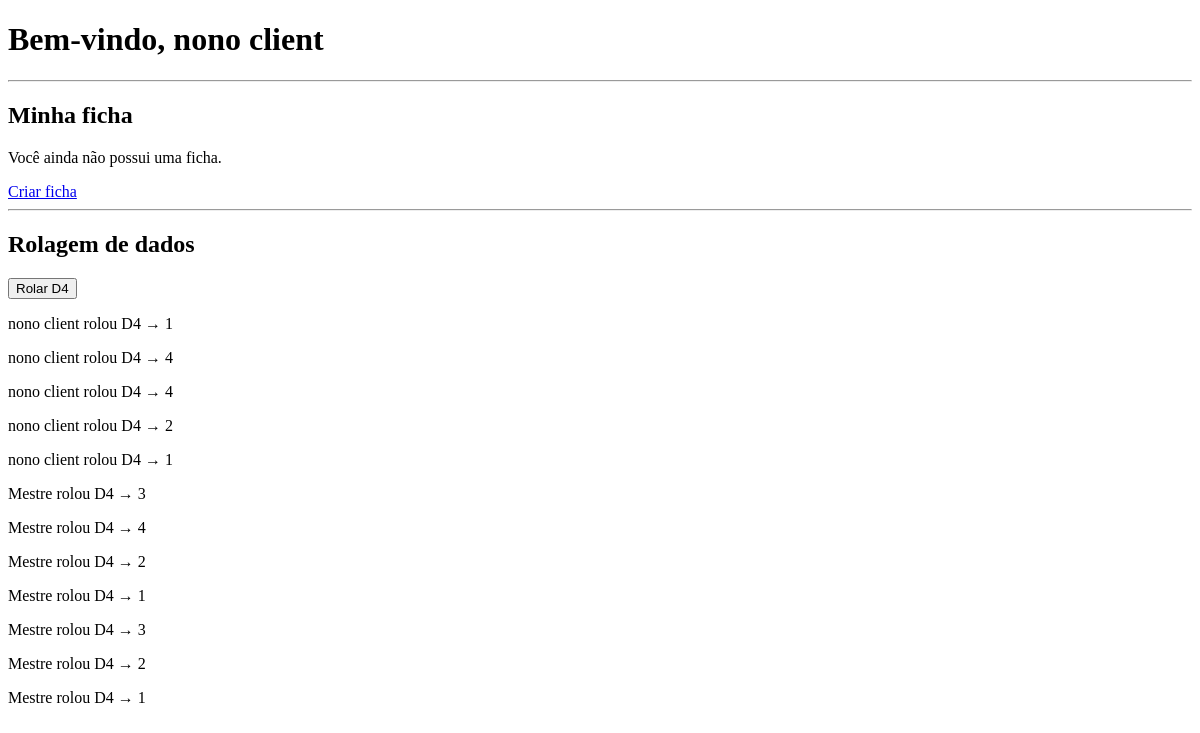
The app's page /jogador (signed in), older data.
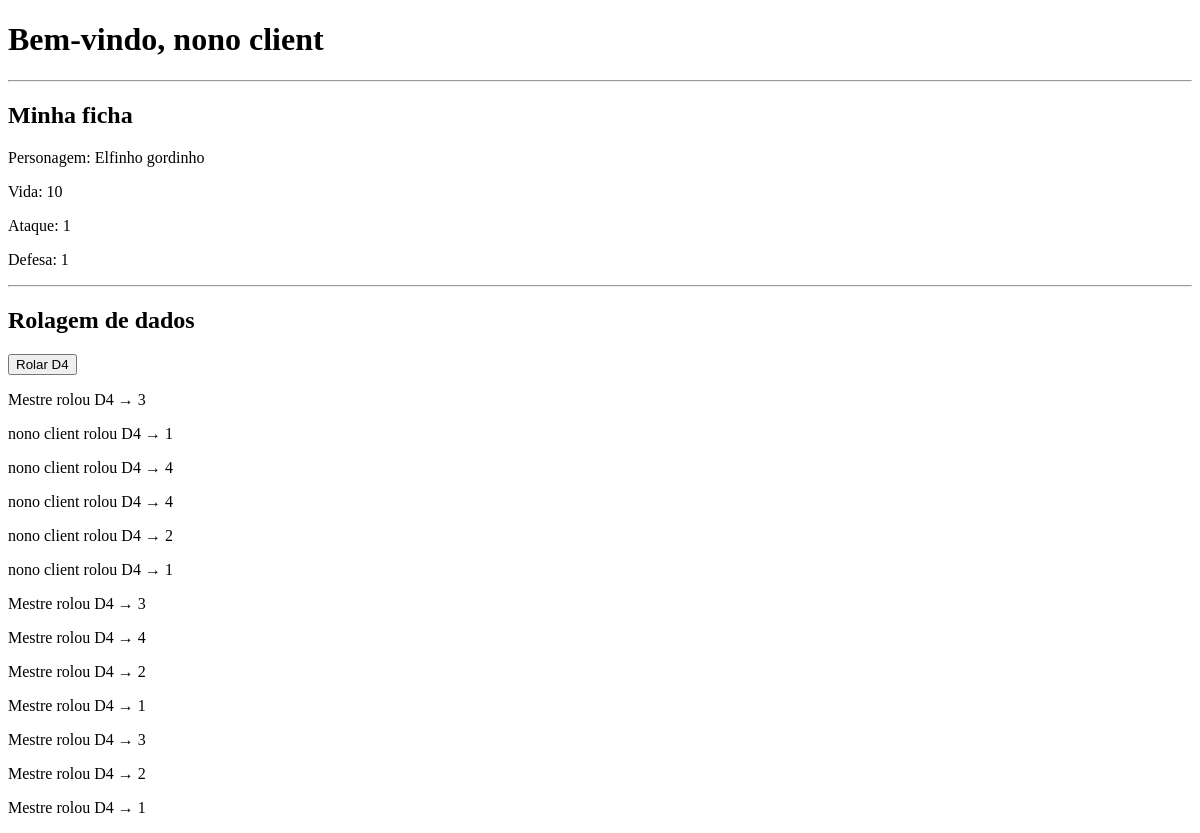
The same page, newer data.
### tables this page shows
CREATE TABLE jogadores (
    id INTEGER PRIMARY KEY AUTOINCREMENT,
    sala_id INTEGER NOT NULL,
    nome TEXT NOT NULL,
    senha TEXT NOT NULL,
    token TEXT NOT NULL,
    FOREIGN KEY (sala_id) REFERENCES salas(id)
);

CREATE TABLE rolagens (
    id INTEGER PRIMARY KEY AUTOINCREMENT,
    sala_id INTEGER NOT NULL,
    jogador_id INTEGER,
    dado TEXT NOT NULL,
    resultado INTEGER NOT NULL,
    data DATETIME DEFAULT CURRENT_TIMESTAMP,
    FOREIGN KEY (sala_id) REFERENCES salas(id),
    FOREIGN KEY (jogador_id) REFERENCES jogadores(id)
);

CREATE TABLE fichas (
    id INTEGER PRIMARY KEY AUTOINCREMENT,
    jogador_id INTEGER NOT NULL,
    nome_personagem TEXT NOT NULL,
    vida INTEGER NOT NULL DEFAULT 10,
    ataque INTEGER NOT NULL DEFAULT 1,
    defesa INTEGER NOT NULL DEFAULT 1,
    FOREIGN KEY (jogador_id) REFERENCES jogadores(id)
);

### app.py (the view)
@app.route("/jogador")
def jogador():
    jogador_id = session.get("jogador_id")
    if jogador_id is None:
        return "Você não está em nenhuma sala."
    conexao = conectar()
    jogador = conexao.execute(
        """
        SELECT * FROM jogadores
        WHERE id = ?
        """,
        (jogador_id,)
    ).fetchone()
    if jogador is None:
        conexao.close()
        return "Jogador não encontrado."
    ficha = conexao.execute(
        "SELECT * FROM fichas WHERE jogador_id = ?",
        (jogador_id,)
    ).fetchone()
    rolagens = conexao.execute(
        """
        SELECT
            rolagens.*,
            jogadores.nome AS nome_jogador
        FROM rolagens
        LEFT JOIN jogadores
            ON rolagens.jogador_id = jogadores.id
        WHERE rolagens.sala_id = ?
        ORDER BY rolagens.id DESC
        """,
        (jogador["sala_id"],)
    ).fetchall()
    conexao.close()
    return render_template(
        "jogador.html",
        jogador=jogador,
        ficha=ficha,
        rolagens=rolagens
    )

### database.py (called while the page is built)
def conectar():
    conexao = sqlite3.connect(DATABASE)
    conexao.row_factory = sqlite3.Row
    return conexao

### templates/jogador.html (shortened to what this page needs)
<!DOCTYPE html>
<html lang="pt-BR">
<head>
</head>
<body>
    <h1>Bem-vindo, {{ jogador["nome"] }}</h1>
    <hr>
    <h2>Minha ficha</h2>
    {% if ficha %}
        <p>
            Personagem:
            {{ ficha["nome_personagem"] }}
        </p>
        <p>
            Vida:
            {{ ficha["vida"] }}
        </p>
        <p>
            Ataque:
            {{ ficha["ataque"] }}
        </p>
        <p>
            Defesa:
            {{ ficha["defesa"] }}
        </p>
    {% else %}
        <p>Você ainda não possui uma ficha.</p>
        <a href="/criar-ficha">
            Criar ficha
        </a>
    {% endif %}
    <hr>
    <h2>Rolagem de dados</h2>
    <button id="botaoD4">Rolar D4</button>
    <div id="resultadoRolagem">
    {% if rolagens %}
        {% for rolagem in rolagens %}
            <p>
                {% if rolagem["nome_jogador"] %}
                    {{ rolagem["nome_jogador"] }}
                {% else %}
                    Mestre
                {% endif %}
                rolou {{ rolagem["dado"].upper() }}
                → {{ rolagem["resultado"] }}
            </p>
        {% endfor %}
    {% else %}
        <p>Nenhuma rolagem ainda.</p>
    {% endif %}
</div>
</body>
</html>

Row changes from the older to the newer data that the page shows:
added fichas: nome_personagem "Elfinho gordinho", vida "10", ataque "1", defesa "1"
added rolagens: shows "Mestre", dado "D4", resultado "3"
Text that changed along with them:
text no longer shown: "Você ainda não possui uma ficha. Criar ficha"
text now shown: "Personagem: Vida: Ataque: Defesa:"
